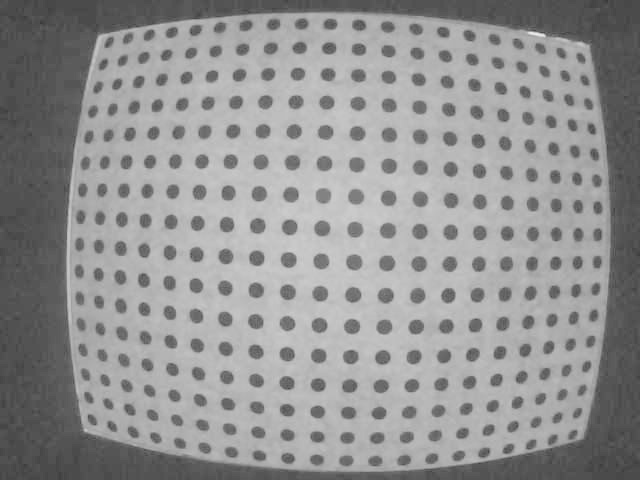
#> input picture camera_calibration/dstrt.jpg, 640 x 480 px
$ python save_mapping_table.py
#> lines starting #> are read from the running program, lines starting #| are printed output that depends on the picture
### camera_calibration/dstrtCrrct.py
#!/usr/bin/env python3
# -*- coding: utf-8 -*-

import numpy as np
from PIL import Image
from scipy.spatial.distance import cdist
from scipy.interpolate import griddata
from scipy.ndimage import convolve, uniform_filter, binary_closing, binary_opening, sobel, gaussian_filter, maximum_filter

class DistortionCorrection:
    """畸变图像的射线重定向校正"""

    def __init__(self, image_path, binary_path=None):
        self.image_path = image_path
        self.binary_path = binary_path or "ideal_binary.jpg"
        self.original_image = None
        self.binary_image = None
        self.grid_points = []
        self.sorted_grid = None
        self.cells = []
        self.ideal_grid = []
        self.mapping_table = {}

    def load_and_preprocess(self):
        """1. 加载图像并预处理"""
        print("=== 1. 图像加载和预处理 ===")

        # 加载图像
        try:
            pil_image = Image.open(self.image_path)
#> pil_image is the input picture: PIL image 640x480 L; min 56, max 237, mean 146.2
            gray_image = pil_image.convert('L')
            self.original_image = np.array(gray_image)
        except Exception as e:
            raise ValueError(f"无法加载图像: {self.image_path}, 错误: {e}")

        height, width = self.original_image.shape
        print(f"图像尺寸: {width} x {height}")
#| 图像尺寸: 640 x 480

        # 简单的图像增强
        enhanced = self.simple_histogram_equalization(self.original_image)

        # 简单高斯滤波
        blurred = self.simple_gaussian_blur(enhanced)

        return blurred

    def load_ideal_binary(self):
        """2. 加载理想二值化图像"""
        print("=== 2. 加载理想二值化图像 ===")

        try:
            # 加载理想的二值化图像
            pil_image = Image.open(self.binary_path)
            gray_image = pil_image.convert('L')
            binary_image = np.array(gray_image)

            # 确保是真正的二值图像
            binary_image = (binary_image > 128).astype(np.uint8) * 255

            self.binary_image = binary_image
            print(f"成功加载理想二值化图像: {self.binary_path}")
            print(f"图像尺寸: {binary_image.shape[1]} x {binary_image.shape[0]}")

            return binary_image

        except Exception as e:
            print(f"加载理想二值化图像失败: {e}")
            return None

    def extract_grid_points(self, binary_image):
        """3. 质点化 - 从连通区域提取圆点中心"""
        print("=== 3. 质点化 - 从连通区域提取圆点中心 ===")

        # 使用连通区域分析提取真正的圆点中心
        corners = self.extract_circle_centers(binary_image)

        if corners is not None and len(corners) > 0:
            # 转换为列表格式
            self.grid_points = [(float(x), float(y)) for x, y in corners]
        else:
            self.grid_points = []

        print(f"检测到网格点数量: {len(self.grid_points)}")

        return self.grid_points

    def sort_grid_points(self):
        """4. 使用假畸变校正的排序结果"""
        print("=== 4. 使用假畸变校正排序结果 ===")

        if hasattr(self, 'sorted_grid_16x20') and self.sorted_grid_16x20:
            self.sorted_grid = self.sorted_grid_16x20
            print(f"✅ 使用16x20排序结果，共 {len(self.sorted_grid)} 行")
            print(f"✅ 每行 {len(self.sorted_grid[0])} 个点")

            # 验证
            total_points = sum(len(row) for row in self.sorted_grid)
            print(f"✅ 总点数: {total_points}")

            return self.sorted_grid
        else:
            print("❌ 没有找到假畸变校正排序结果")
            return None

    def create_cells(self):
        """5. 创建四边形cell"""
        print("=== 5. 创建四边形单元 ===")

        if not self.sorted_grid or len(self.sorted_grid) < 2:
            return []

        cells = []

        for row_idx in range(len(self.sorted_grid) - 1):
            current_row = self.sorted_grid[row_idx]
            next_row = self.sorted_grid[row_idx + 1]

            # 确保两行长度足够
            min_length = min(len(current_row), len(next_row))

            for col_idx in range(min_length - 1):
                try:
                    # 四个角点：左上、右上、右下、左下
                    top_left = current_row[col_idx]
                    top_right = current_row[col_idx + 1]
                    bottom_right = next_row[col_idx + 1]
                    bottom_left = next_row[col_idx]

                    cell = [top_left, top_right, bottom_right, bottom_left]
                    cells.append(cell)

                except IndexError:
                    continue

        self.cells = cells
        print(f"创建了 {len(cells)} 个四边形单元")

        return cells

    def generate_ideal_grid(self):
        """6. 生成对应的理想网格"""
        print("=== 6. 生成理想网格 ===")

        if not self.cells:
            return []

        # 计算网格的行列数
        if not self.sorted_grid:
            return []

        rows = len(self.sorted_grid)
        cols = len(self.sorted_grid[0]) if self.sorted_grid else 0

        print(f"网格规模: {rows} 行 x {cols} 列")

        # 设置理想网格的参数
        cell_size = 50  # 理想网格单元大小（像素）
        start_x = 100   # 起始X坐标
        start_y = 100   # 起始Y坐标

        ideal_grid = []

        for row in range(rows):
            ideal_row = []
            for col in range(cols):
                ideal_x = start_x + col * cell_size
                ideal_y = start_y + row * cell_size
                ideal_row.append((ideal_x, ideal_y))
            ideal_grid.append(ideal_row)

        self.ideal_grid = ideal_grid
        print(f"理想网格生成完成")

        return ideal_grid

    def create_mapping_table(self):
        """7. 创建映照表"""
        print("=== 7. 创建映照表 ===")

        if not self.cells or not self.ideal_grid:
            return {}

        mapping_table = {}
        cell_mappings = []

        # 为每个cell创建映照关系
        for cell_idx, distorted_cell in enumerate(self.cells):
            # 计算对应的理想cell
            row_idx = cell_idx // (len(self.sorted_grid[0]) - 1) if self.sorted_grid else 0
            col_idx = cell_idx % (len(self.sorted_grid[0]) - 1) if self.sorted_grid else 0

            if (row_idx < len(self.ideal_grid) - 1 and
                col_idx < len(self.ideal_grid[0]) - 1):

                ideal_cell = [
                    self.ideal_grid[row_idx][col_idx],       # 左上
                    self.ideal_grid[row_idx][col_idx + 1],   # 右上
                    self.ideal_grid[row_idx + 1][col_idx + 1], # 右下
                    self.ideal_grid[row_idx + 1][col_idx]    # 左下
                ]

                cell_mappings.append((distorted_cell, ideal_cell))

        # 存储cell映照关系
        self.cell_mappings = cell_mappings
        print(f"创建了 {len(cell_mappings)} 个cell映照关系")

        # 为控制点创建直接映照
        for distorted_cell, ideal_cell in cell_mappings:
            for dist_pt, ideal_pt in zip(distorted_cell, ideal_cell):
                key = (int(round(dist_pt[0])), int(round(dist_pt[1])))
                mapping_table[key] = ideal_pt

        self.mapping_table = mapping_table
        print(f"映照表包含 {len(mapping_table)} 个控制点")

        return mapping_table

    # [64 lines left out: functions bilinear_interpolation, point_in_quad, bilinear_interp_in_quad, nearest_neighbor_interpolation, not called in this run]

    def simple_histogram_equalization(self, image):
        """简单的直方图均衡化"""
        hist, bins = np.histogram(image.flatten(), 256, [0, 256])
#> hist = 256 values, max 11321 at index 83, min 0 at index 0, mean 1200; bins = 257 values from 0 to 256
        cdf = hist.cumsum()
#> cdf = 256 values from 0 to 307200
        cdf_normalized = cdf * 255 / cdf[-1]
#> cdf_normalized = 256 values from 0 to 255
        equalized = np.interp(image.flatten(), bins[:-1], cdf_normalized)
        return equalized.reshape(image.shape).astype(np.uint8)
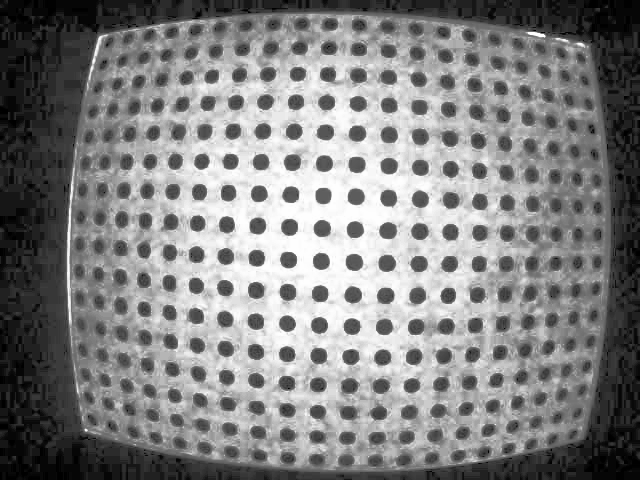
#> returned value: shape (480, 640); min 0, max 255, mean 129

    def simple_gaussian_blur(self, image, kernel_size=5):
        """简单的高斯模糊"""
#> called with kernel_size = 5
        # 创建简单的高斯核
        sigma = kernel_size / 6.0
        kernel = np.fromfunction(
            lambda x, y: (1/(2*np.pi*sigma**2)) * np.exp(-((x-kernel_size//2)**2 + (y-kernel_size//2)**2)/(2*sigma**2)),
            (kernel_size, kernel_size)
        )
        kernel = kernel / kernel.sum()

        # 应用卷积
        from scipy.ndimage import convolve
        return convolve(image, kernel).astype(np.uint8)
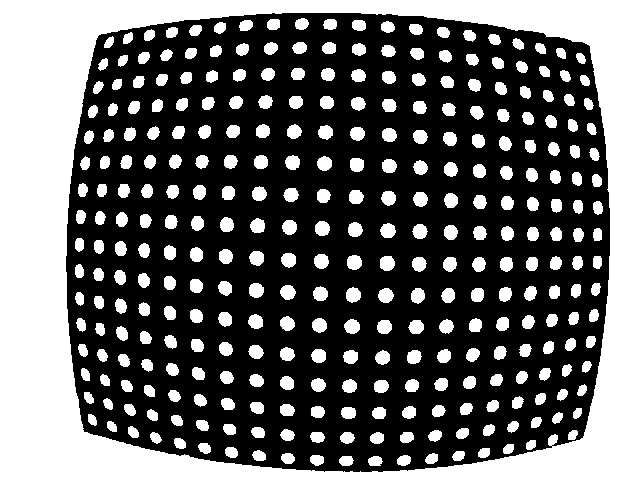
#> input picture camera_calibration/ideal_binary.jpg, 640 x 480 px
#> in load_ideal_binary, pil_image is the input picture: PIL image 640x480 L; min 0, max 255, mean 100.2
#| 图像尺寸: 640 x 480

    # [186 lines left out: functions simple_adaptive_threshold, simple_morphology, simple_corner_detection, block_binarization, calculate_robust_threshold, calculate_standard_threshold and 2 more, not called in this run]

    def extract_circle_centers(self, binary_image):
        """从理想二值化图像提取圆点中心"""
        print("开始从连通区域提取圆点中心...")

        from scipy.ndimage import label, center_of_mass

        # 连通区域标记
        labeled_image, num_features = label(binary_image)
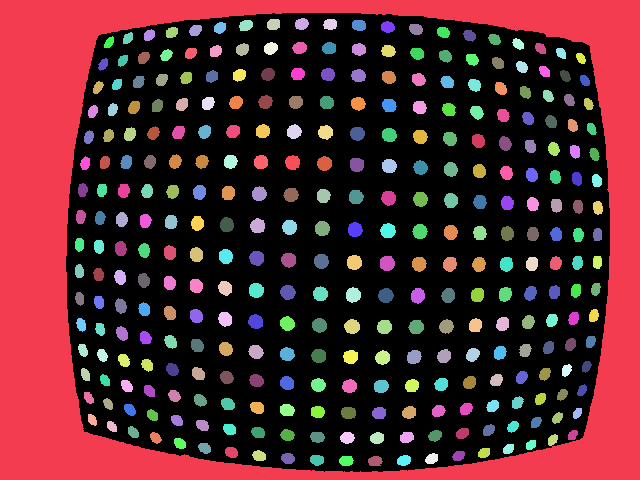
#> labeled_image: shape (480, 640) int32; 322 distinct labels, from 0 to 321; one colour per label, 0 black
#> num_features = 321
        print(f"检测到 {num_features} 个连通区域")
#| 检测到 321 个连通区域
#> (the rest of the program and of its run is left out)
